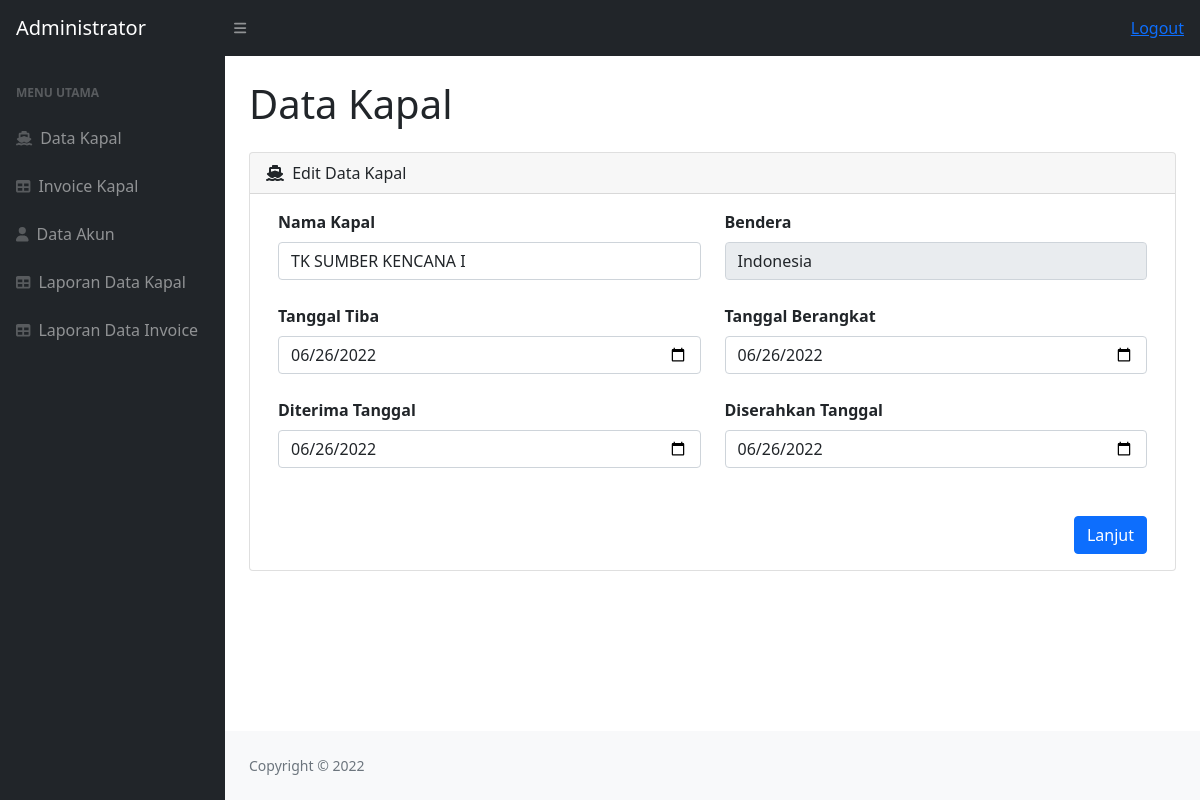
The page /form-edit-kapal.php?id_kapal=5 on the database its author committed.
### tables this page shows
CREATE TABLE `data_kapal` (
  `id_kapal` int(11) NOT NULL AUTO_INCREMENT,
  `nama_kapal` varchar(255) DEFAULT NULL,
  `tgl_tiba` date DEFAULT NULL,
  `tgl_berangkat` date DEFAULT NULL,
  `tgl_terima` date DEFAULT NULL,
  `tgl_diserahkan` date DEFAULT NULL,
  `spb` text,
  `manifest` text,
  `crewlist` text,
  `buku_kesehatan` text,
  `buku_pelaut` text,
  `ijazah_perwira` text,
  `bst` text,
  `pasport` text,
  `surat_laut` text,
  `surat_ukur` text,
  `serti_konstruksi` text,
  `serti_perlengkapan_barang` text,
  `serti_radio` text,
  `serti_lambung` text,
  `serti_mesin` text,
  `serti_garis_muat` text,
  `serti_pencemaran` text,
  `minimum_safe_manning` text,
  `serti_anti_teritip` text,
  `serti_liferaft` text,
  `serti_damkar` text,
  `hru` text,
  `doc` text,
  `serti_keselamatan_sementara` text,
  `rpt` text,
  `buku_sijil` text,
  `pkl` text,
  `sscec` text,
  `wreak` text,
  `clc` text,
  `orb` text,
  `izin_stasiun_radio` text,
  `serti_asuransi_kapal` text,
  `siupal` text,
  `sk_susunan_perwira` text,
  `stempel_kapal` text,
  `tgl_input` datetime DEFAULT NULL,
  PRIMARY KEY (`id_kapal`)
);

### form-edit-kapal.php (the view, shortened to what this page needs)
<?php
    include "header.php";
    include "koneksi.php";
    $id_kapal = $_GET['id_kapal'];
    $query = mysqli_query($koneksi, "SELECT * FROM data_kapal WHERE id_kapal='$id_kapal'");
    $data = mysqli_fetch_array($query);
?>
<main>
    <div class="container-fluid px-4">
        <h1 class="mt-4 mb-4">Data Kapal</h1>
        <div class="card mb-4">
            <div class="card-header">
                <i class="fas fa-ship me-1"></i>
                Edit Data Kapal
            </div>
            <div class="card-body">
                <div class="container">
                    <form action="action-form-edit-kapal.php" method="POST">
                        <div class="row">
                            <div class="col-6">
                                <div class="mb-4">
                                    <label class="mb-2 fw-bold">Nama Kapal</label>
                                    <input class="form-control" name="nama_kapal" type="text" value="<?= $data['nama_kapal'] ?>" />
                                </div>
                                <div class="mb-4">
                                    <label class="mb-2 fw-bold">Tanggal Tiba</label>
                                    <input class="form-control" name="tanggal_tiba" type="date" value="<?= $data['tgl_tiba'] ?>" />
                                </div>
                                <div class="mb-4">
                                    <label class="mb-2 fw-bold">Diterima Tanggal</label>
                                    <input class="form-control" name="tanggal_diterima" type="date" value="<?= $data['tgl_terima'] ?>" />
                                </div>
                            </div>
                            <div class="col-6">
                                <div class="mb-4">
                                    <label class="mb-2 fw-bold">Bendera</label>
                                    <input class="form-control" name="bendera" type="text" value="Indonesia" readonly />
                                </div>
                                <div class="mb-4">
                                    <label class="mb-2 fw-bold">Tanggal Berangkat</label>
                                    <input class="form-control" name="tanggal_berangkat" type="date" value="<?= $data['tgl_berangkat'] ?>" />
                                </div>
                                <div class="mb-4">
                                    <label class="mb-2 fw-bold">Diserahkan Tanggal</label>
                                    <input class="form-control" name="diserahkan_tanggal" type="date" value="<?= $data['tgl_diserahkan'] ?>" />
                                </div>
                            </div>
                        </div>
                        <div class="d-flex justify-content-end mt-4 mb-0">
                            <button type="submit" name="update" class="btn btn-primary">Lanjut</button>
                        </div>
                    </form>
                </div>
            </div>
        </div>
    </div>
</main>
<?php
    include "footer.php";
?>

### rows shown on the page
data_kapal: nama_kapal "TK SUMBER KENCANA I", tanggal_tiba "06/26/2022", tanggal_diterima "06/26/2022", tanggal_berangkat "06/26/2022", diserahkan_tanggal "06/26/2022"
